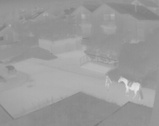
%> input picture MatLab/Procesamiento de Imagenes/Ajuste de contraste/imagen.jpg, 159 x 126 px, shrunk from 324 x 256 before the run
$ octave --eval "EqHistograma;"   (GNU Octave 9; MATLAB toolbox functions it lacks are replaced by stand-ins)
%> lines starting %> are read from the running program, lines starting %| are printed output that depends on the picture
function EqHistograma()
I=imread('imagen.jpg');
%> I is the input picture: size 126x159 uint8; min 122, max 228, mean 154.8
figure('Name','Original')
imshow(I(:,:,1));


[M,N]=size(I(:,:,1));
%> M = 126; N = 159
h=zeros(1,256);
for x=1:M
    for y=1:N
        i=I(x,y)+1;
        h(1,i)=h(1,i)+1;
    end
end
%> this loop made 126 passes
%> after the loop, h = 256 values, max 1068 at index 145, min 0 at index 1, mean 78.26
figure('Name','Histograma')
bar(h);
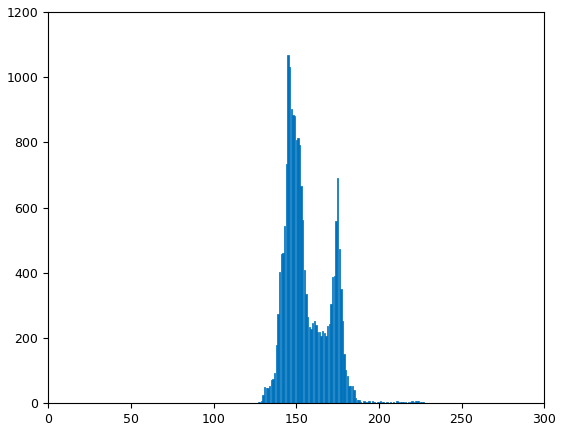
%> figure redrawn from the program's plot data; tallest bar 1068 high, from x = 144.6 to 145.4

H(1)=0;
for i=2:256
    H(i)=H(i-1)+h(1,i);
end
%> after the loop, H = 256 values from 0 to 20034
figure('Name','Histograma acumulado')
bar(H);
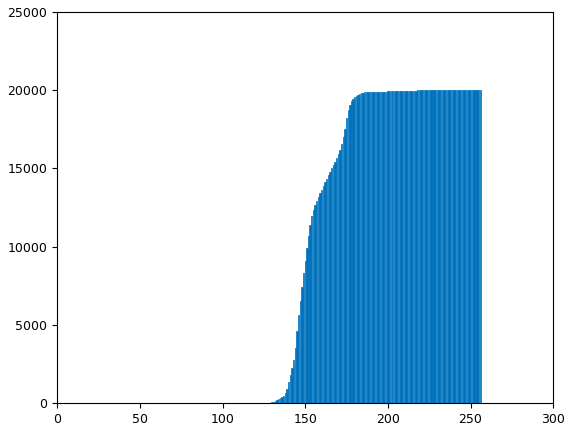
%> figure redrawn from the program's plot data; tallest bar 20034 high, from x = 228.6 to 229.4

eqI=I;
for x=1:M
    for y=1:N
        eqI(x,y)=round(H(I(x,y))*(255/(M*N)));
    end
end
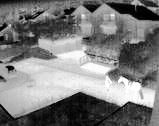
%> eqI: size 126x159 uint8; min 0, max 255, mean 123.9

figure('Name','Imagen ecualizada')
imshow(eqI);
eqh=zeros(1,256);
for x=1:M
    for y=1:N
        i=eqI(x,y)+1;
        eqh(1,i)=eqh(1,i)+1;
    end
end
%> after the loop, eqh = 256 values, max 1068 at index 46, min 0 at index 8, mean 78.26

figure('Name','Histograma ecualizado')
bar(eqh);
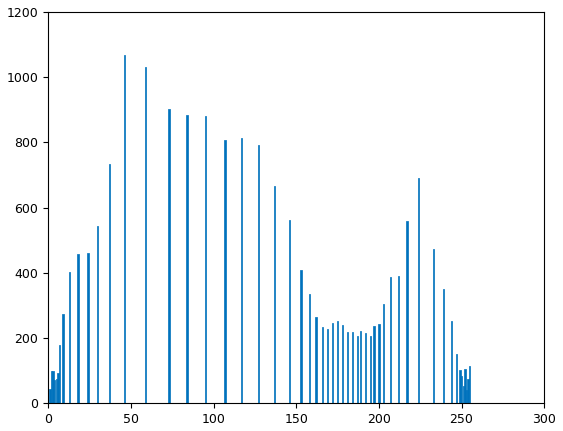
%> figure redrawn from the program's plot data; tallest bar 1068 high, from x = 45.6 to 46.4


eqH(1)=0;
for i=2:256
    eqH(i)=eqH(i-1)+eqh(1,i);
end
%> after the loop, eqH = 256 values from 0 to 19989
figure('Name','Histograma Acumulado ecualizado')
bar(eqH);
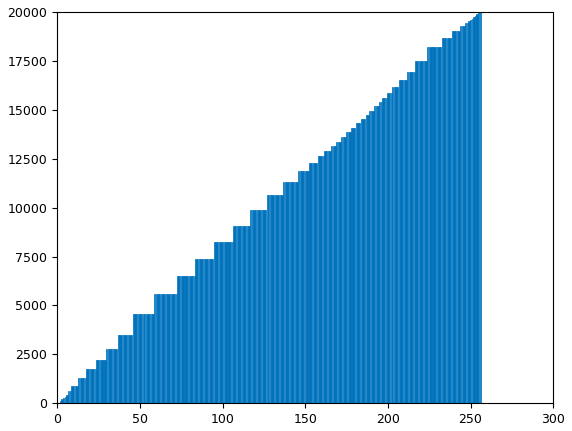
%> figure redrawn from the program's plot data; tallest bar 19989 high, from x = 254.6 to 255.4

figure('Name','histeq')
histeq(I,eqH);
end
